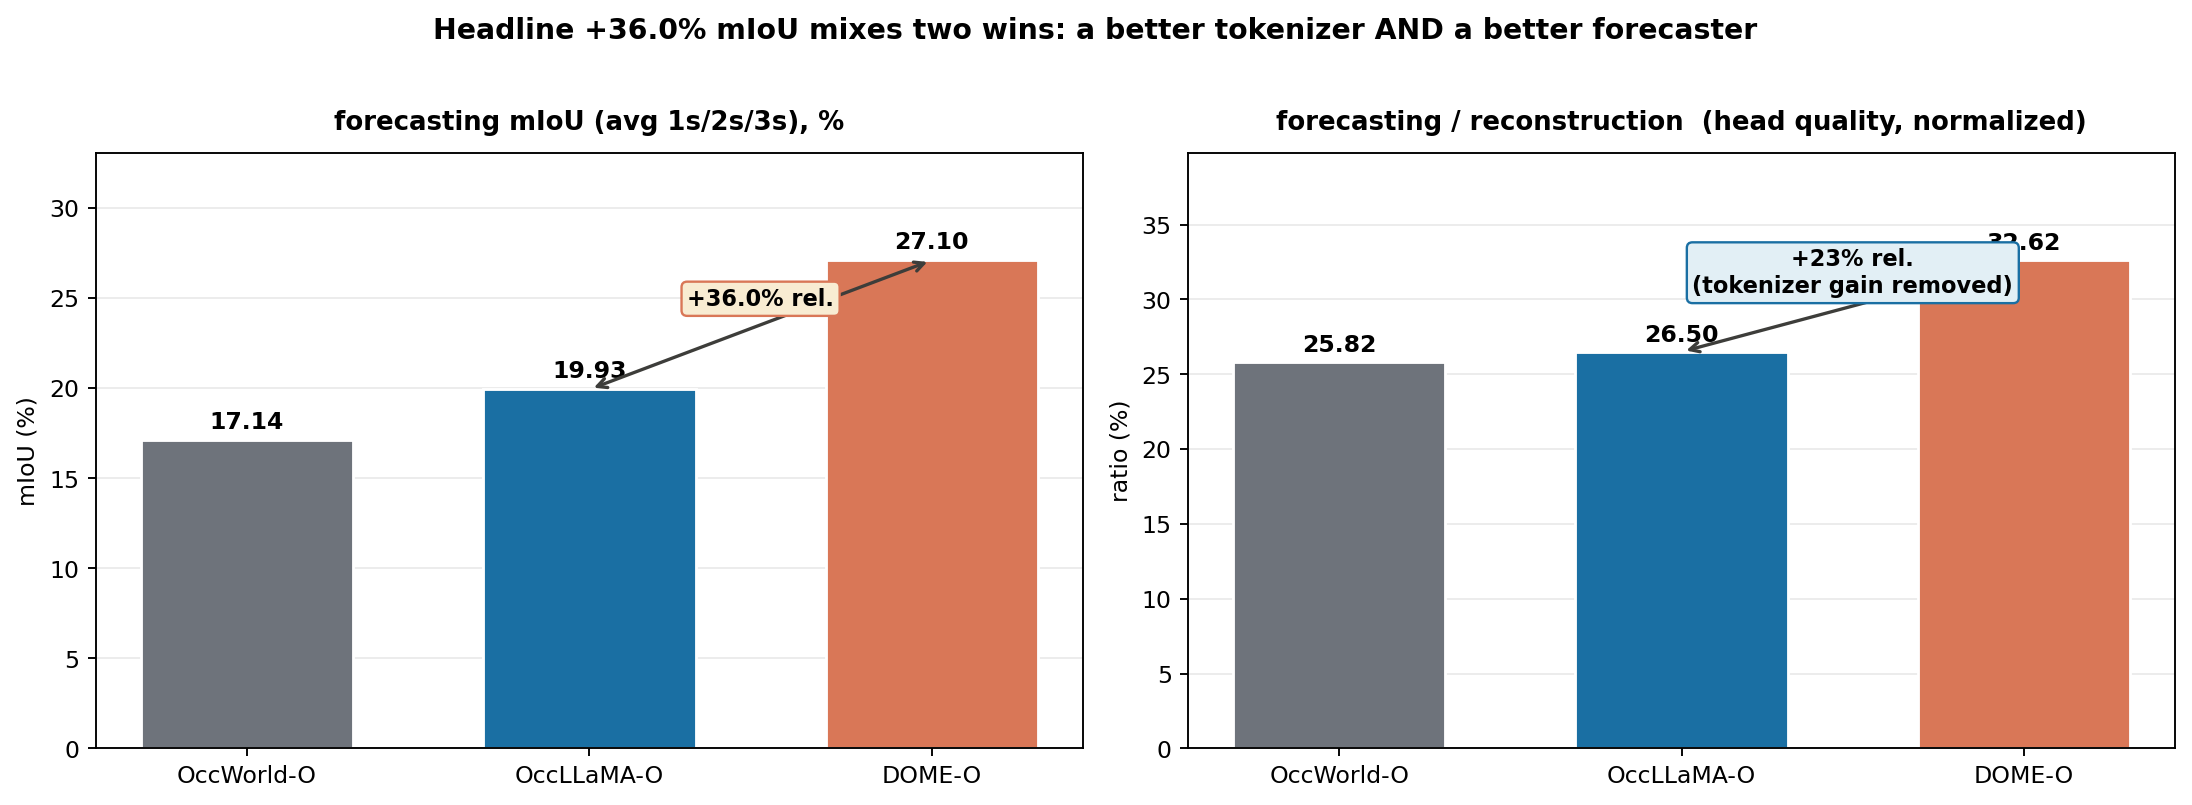

Source code (Python):
# -*- coding: utf-8 -*-
"""Decompose DOME's headline gains: raw forecasting vs normalized by reconstruction quality."""
import matplotlib
matplotlib.use("Agg")
import matplotlib.pyplot as plt
import numpy as np

plt.rcParams["font.sans-serif"] = ["DejaVu Sans"]
plt.rcParams["axes.unicode_minus"] = False

# Table 2 (-O) numbers, verified from the paper
methods = ["OccWorld-O", "OccLLaMA-O", "DOME-O"]
recon_miou = np.array([66.38, 75.20, 83.08])
fore_miou = np.array([17.14, 19.93, 27.10])
recon_iou = np.array([62.29, 63.76, 77.25])
fore_iou = np.array([26.63, 29.17, 36.36])
ratio_miou = fore_miou / recon_miou * 100
ratio_iou = fore_iou / recon_iou * 100

fig, axes = plt.subplots(1, 2, figsize=(13, 4.6))
colors = ["#6e737b", "#1a6fa3", "#d97757"]

for ax, vals, title, ylabel in [
    (axes[0], fore_miou, "forecasting mIoU (avg 1s/2s/3s), %", "mIoU (%)"),
    (axes[1], ratio_miou, "forecasting / reconstruction  (head quality, normalized)", "ratio (%)"),
]:
    bars = ax.bar(methods, vals, color=colors, edgecolor="white", linewidth=1.2, width=0.62)
    for b, v in zip(bars, vals):
        ax.text(b.get_x() + b.get_width() / 2, b.get_height() + 0.35, f"{v:.2f}",
                ha="center", va="bottom", fontsize=10, weight="bold")
    ax.set_title(title, fontsize=11, weight="bold", pad=10)
    ax.set_ylabel(ylabel, fontsize=10)
    ax.set_ylim(0, max(vals) * 1.22)
    ax.grid(axis="y", alpha=0.25)
    ax.set_axisbelow(True)

# annotate relative gains on left panel
axes[0].annotate("", xy=(2, 27.10), xytext=(1, 19.93),
                 arrowprops=dict(arrowstyle="<->", color="#3d3d3a", lw=1.4))
axes[0].text(1.5, 24.6, "+36.0% rel.", ha="center", fontsize=9.5, weight="bold",
             bbox=dict(boxstyle="round,pad=0.25", fc="#f8ecd2", ec="#d97757"))
axes[1].annotate("", xy=(2, ratio_miou[2]), xytext=(1, ratio_miou[1]),
                 arrowprops=dict(arrowstyle="<->", color="#3d3d3a", lw=1.4))
axes[1].text(1.5, (ratio_miou[2] + ratio_miou[1]) / 2 + 0.9, "+23% rel.\n(tokenizer gain removed)",
             ha="center", fontsize=9.5, weight="bold",
             bbox=dict(boxstyle="round,pad=0.25", fc="#e2eff5", ec="#1a6fa3"))

fig.suptitle("Headline +36.0% mIoU mixes two wins: a better tokenizer AND a better forecaster",
             fontsize=12, weight="bold", y=1.02)
plt.tight_layout()
plt.savefig("fig-decompose.png", dpi=170, bbox_inches="tight")
print("saved fig-decompose.png")
print("ratios:", np.round(ratio_miou, 2))
